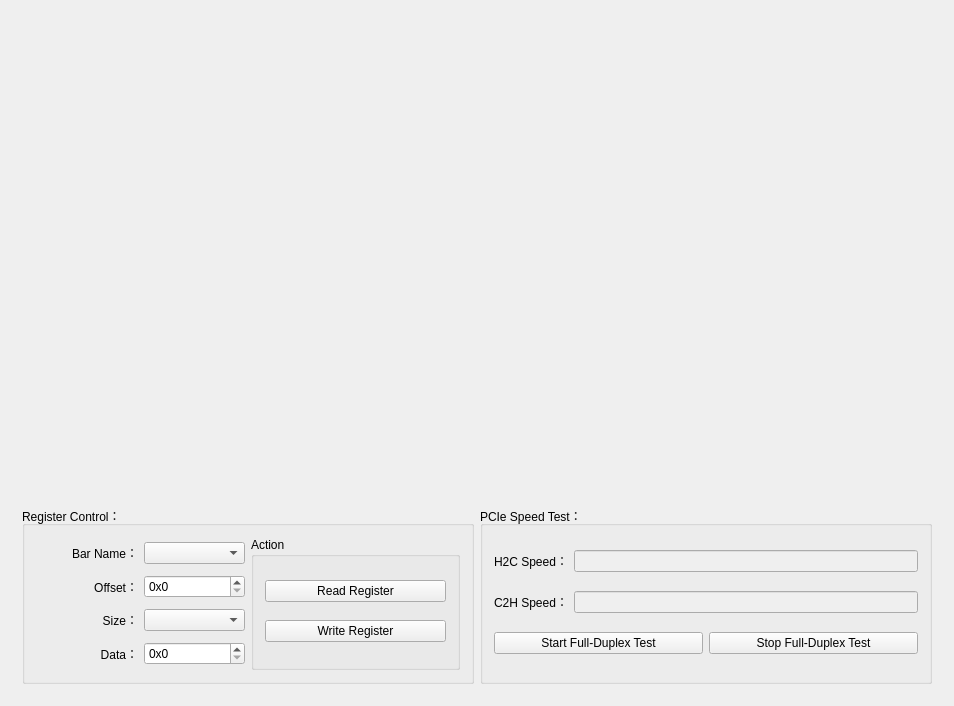
<?xml version="1.0" encoding="UTF-8"?>
<ui version="4.0">
 <class>CPCIe_WidgetClass</class>
 <widget class="QWidget" name="CPCIe_WidgetClass">
  <property name="geometry">
   <rect>
    <x>0</x>
    <y>0</y>
    <width>954</width>
    <height>706</height>
   </rect>
  </property>
  <property name="windowTitle">
   <string>CPcie_Widget</string>
  </property>
  <layout class="QGridLayout" name="gridLayout_2">
   <item row="0" column="0">
    <widget class="QCustomPlot" name="widgetCustomPlot" native="true"/>
   </item>
   <item row="1" column="0">
    <widget class="QWidget" name="widget" native="true">
     <property name="maximumSize">
      <size>
       <width>16777215</width>
       <height>200</height>
      </size>
     </property>
     <layout class="QHBoxLayout" name="horizontalLayout_5">
      <item>
       <widget class="QGroupBox" name="groupBox_RegControl">
        <property name="title">
         <string>Register Control：</string>
        </property>
        <layout class="QHBoxLayout" name="horizontalLayout_2">
         <item>
          <layout class="QGridLayout" name="gridLayout">
           <item row="2" column="0" colspan="2">
            <widget class="QLabel" name="label_2">
             <property name="text">
              <string>Size：</string>
             </property>
             <property name="alignment">
              <set>Qt::AlignRight|Qt::AlignTrailing|Qt::AlignVCenter</set>
             </property>
            </widget>
           </item>
           <item row="2" column="2" colspan="2">
            <widget class="QComboBox" name="comboBox_RegSize"/>
           </item>
           <item row="0" column="0" colspan="2">
            <widget class="QLabel" name="label_6">
             <property name="text">
              <string>Bar Name：</string>
             </property>
             <property name="alignment">
              <set>Qt::AlignRight|Qt::AlignTrailing|Qt::AlignVCenter</set>
             </property>
            </widget>
           </item>
           <item row="1" column="0" colspan="2">
            <widget class="QLabel" name="label">
             <property name="text">
              <string>Offset：</string>
             </property>
             <property name="alignment">
              <set>Qt::AlignRight|Qt::AlignTrailing|Qt::AlignVCenter</set>
             </property>
            </widget>
           </item>
           <item row="1" column="2" colspan="2">
            <widget class="QSpinBox" name="spinBox_RegOffset">
             <property name="prefix">
              <string>0x</string>
             </property>
             <property name="value">
              <number>0</number>
             </property>
             <property name="displayIntegerBase">
              <number>16</number>
             </property>
            </widget>
           </item>
           <item row="0" column="2" colspan="2">
            <widget class="QComboBox" name="comboBox_RegBarName"/>
           </item>
           <item row="3" column="2" colspan="2">
            <widget class="QSpinBox" name="spinBox_RegData">
             <property name="prefix">
              <string>0x</string>
             </property>
             <property name="value">
              <number>0</number>
             </property>
             <property name="displayIntegerBase">
              <number>16</number>
             </property>
            </widget>
           </item>
           <item row="3" column="0" colspan="2">
            <widget class="QLabel" name="label_3">
             <property name="text">
              <string>Data：</string>
             </property>
             <property name="alignment">
              <set>Qt::AlignRight|Qt::AlignTrailing|Qt::AlignVCenter</set>
             </property>
            </widget>
           </item>
          </layout>
         </item>
         <item>
          <widget class="QGroupBox" name="groupBox_3">
           <property name="title">
            <string>Action</string>
           </property>
           <layout class="QVBoxLayout" name="verticalLayout">
            <item>
             <widget class="QPushButton" name="pushButton_ReadReg">
              <property name="text">
               <string>Read Register</string>
              </property>
             </widget>
            </item>
            <item>
             <widget class="QPushButton" name="pushButton_WriteReg">
              <property name="text">
               <string>Write Register</string>
              </property>
             </widget>
            </item>
           </layout>
          </widget>
         </item>
        </layout>
       </widget>
      </item>
      <item>
       <widget class="QGroupBox" name="groupBox">
        <property name="title">
         <string>PCIe Speed Test：</string>
        </property>
        <layout class="QGridLayout" name="gridLayout_3">
         <item row="2" column="0">
          <widget class="QPushButton" name="pushButton_Start">
           <property name="text">
            <string>Start Full-Duplex Test</string>
           </property>
          </widget>
         </item>
         <item row="1" column="0" colspan="2">
          <layout class="QHBoxLayout" name="horizontalLayout_6">
           <item>
            <widget class="QLabel" name="label_5">
             <property name="text">
              <string>C2H Speed：</string>
             </property>
            </widget>
           </item>
           <item>
            <widget class="QLineEdit" name="lineEdit_C2HSpeed">
             <property name="enabled">
              <bool>false</bool>
             </property>
            </widget>
           </item>
          </layout>
         </item>
         <item row="0" column="0" colspan="2">
          <layout class="QHBoxLayout" name="horizontalLayout">
           <item>
            <widget class="QLabel" name="label_4">
             <property name="text">
              <string>H2C Speed：</string>
             </property>
            </widget>
           </item>
           <item>
            <widget class="QLineEdit" name="lineEdit_H2CSpeed">
             <property name="enabled">
              <bool>false</bool>
             </property>
            </widget>
           </item>
          </layout>
         </item>
         <item row="2" column="1">
          <widget class="QPushButton" name="pushButton_Stop">
           <property name="text">
            <string>Stop Full-Duplex Test</string>
           </property>
          </widget>
         </item>
        </layout>
       </widget>
      </item>
     </layout>
    </widget>
   </item>
  </layout>
 </widget>
 <layoutdefault spacing="6" margin="11"/>
 <customwidgets>
  <customwidget>
   <class>QCustomPlot</class>
   <extends>QWidget</extends>
   <header location="global">qcustomplot.h</header>
   <container>1</container>
  </customwidget>
 </customwidgets>
 <resources/>
 <connections/>
</ui>
